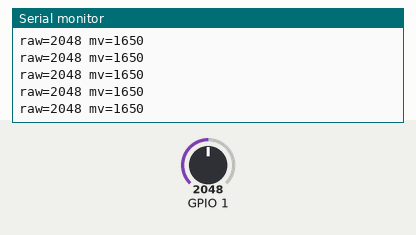
Recording of a sketch running on a simulated ESP32. Parts: the last lines printed to the serial monitor. Inputs (shaded band) come from the test bench; at power-on: GPIO 1 = 2048.

Above: at 1.2 s.
1.3 s: GPIO 1 set to 2866
At 1.68 s:
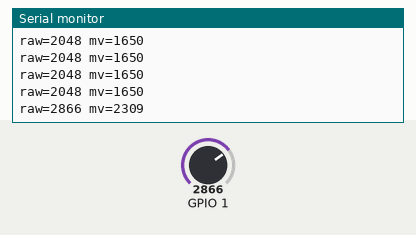
2.8 s: GPIO 1 set to 3603
At 2.93 s:
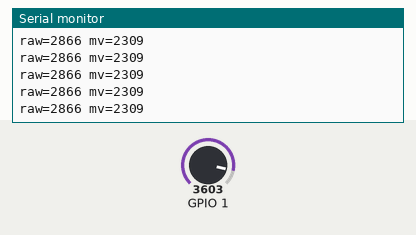
Timing chart, 0 to 5.8 s (numbered marks = the images above; inputs shaded):
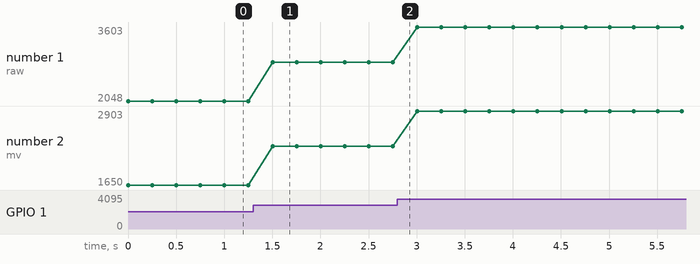

Measured:
- after the input at 1.3 s, the serial monitor: prints a new line after 0.20 s (image 1)
- plotted number 1: 2048 → 2866 after the input at 1.3 s, 2866 → 3603 after the input at 2.8 s
- plotted number 2: 1650 → 2309 after the input at 1.3 s, 2309 → 2903 after the input at 2.8 s

The sketch:

s3-pot.ino
```cpp
void setup() { Serial.begin(115200); }
void loop() { Serial.printf("raw=%d mv=%d\n", analogRead(1), analogReadMilliVolts(1)); delay(250); }
```
